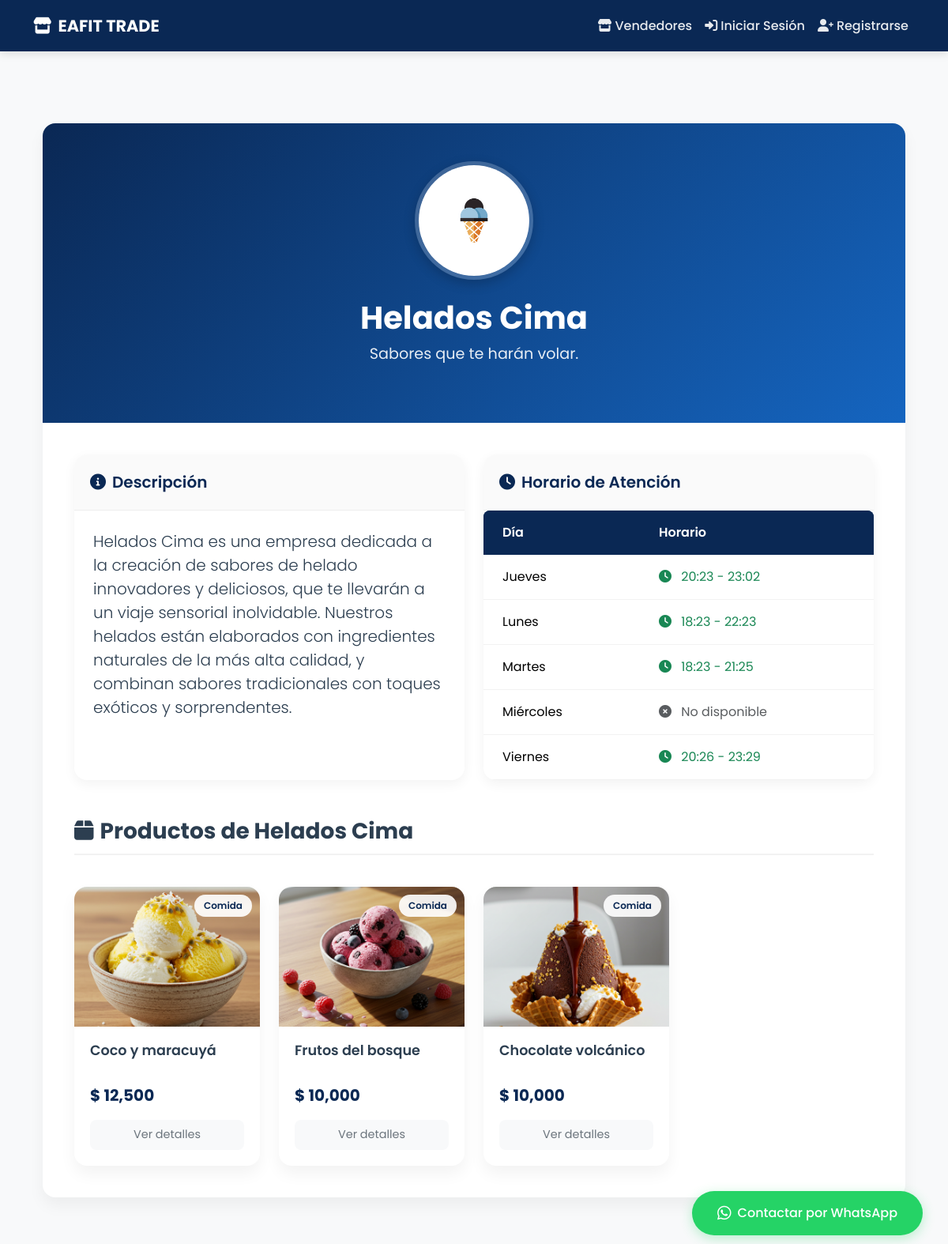
The app's page /seller/22/ with its own data.
### seller_profiles/models.py (models this page shows, shortened)
class SellerProfile(models.Model):
    user = models.OneToOneField(
        User,
        on_delete=models.CASCADE,
        related_name='seller_profile'
    )
    profile_image = models.ImageField(
        upload_to='profiles/',
        verbose_name='Foto de perfil',
        null=True,
        blank=True
    )
    store_name = models.CharField(
        max_length=100,
        verbose_name='Nombre de la tienda',
        help_text='Nombre que se mostrará en tu perfil de vendedor'
    )
    slogan = models.CharField(
        max_length=200,
        verbose_name='Slogan',
        help_text='Una frase corta que describa tu tienda',
        blank=True,
        null=True
    )
    description = models.TextField(
        verbose_name='Descripción',
        help_text='Describe tu tienda y los productos que vendes'
    )
    whatsapp = models.CharField(
        max_length=15,
        verbose_name='WhatsApp',
        help_text='Ingresa tu número de WhatsApp con código de país (ej: 573001234567)',
        blank=True,
        null=True
    )
    class Meta:
        verbose_name = 'Perfil de vendedor'
        verbose_name_plural = 'Perfiles de vendedores'
    def get_whatsapp_link(self, product_name=None):
        if not self.whatsapp:
            return None
        base_url = f"https://wa.me/{self.whatsapp}"
        if product_name:
            message = f"Hola, estoy interesado en el producto: {product_name}. ¿Podrías darme más información?"
            return f"{base_url}?text={urllib.parse.quote(message)}"
        return base_url

class Schedule(models.Model):
    DAYS_OF_WEEK = [
        ('Lunes', 'Lunes'),
        ('Martes', 'Martes'),
        ('Miércoles', 'Miércoles'),
        ('Jueves', 'Jueves'),
        ('Viernes', 'Viernes'),
    ]
    profile = models.ForeignKey(
        SellerProfile,
        on_delete=models.CASCADE,
        related_name='schedules'
    )
    day = models.CharField(
        max_length=20,
        choices=DAYS_OF_WEEK,
        verbose_name='Día'
    )
    is_available = models.BooleanField(
        default=True,
        verbose_name='Disponible'
    )
    start_time = models.TimeField(
        verbose_name='Hora de inicio',
        null=True,
        blank=True
    )
    end_time = models.TimeField(
        verbose_name='Hora de cierre',
        null=True,
        blank=True
    )
    class Meta:
        ordering = ['day']
        unique_together = ['profile', 'day']

### products/models.py (models this page shows, shortened)
class Product(models.Model):
    CATEGORY_CHOICES = [
        ('Comida', 'Comida'),
        ('Ropa', 'Ropa'),
        ('Tecnología', 'Tecnología'),
        ('Libros', 'Libros'),
        ('Otros', 'Otros'),
    ]
    CONDITION_CHOICES = [
        ('Nuevo', 'Nuevo'),
        ('Usado', 'Usado'),
        ('Buen estado', 'Buen estado'),
    ]
    FOOD_TYPE_CHOICES = [
        ('Panadería', 'Panadería'),
        ('Galletas', 'Galletas'),
        ('Repostería', 'Repostería'),
        ('Frutas', 'Frutas'),
        ('Frituras', 'Frituras'),
        ('Dulces', 'Dulces'),
        ('Helados', 'Helados'),
        ('Snacks', 'Snacks'),
        ('Comida rápida', 'Comida rápida'),
        ('Otros', 'Otros'),
    ]
    name = models.CharField(
        max_length=255,
        verbose_name='Nombre',
        help_text='Nombre del producto'
    )
    category = models.CharField(
        max_length=50,
        choices=CATEGORY_CHOICES,
        verbose_name='Categoría',
        null=True,
        blank=True
    )
    food_type = models.CharField(
        max_length=50,
        choices=FOOD_TYPE_CHOICES,
        verbose_name='Tipo de Comida',
        blank=True,
        null=True
    )
    description = models.TextField(
        verbose_name='Descripción',
        help_text='Describe tu producto detalladamente'
    )
    price = models.DecimalField(
        max_digits=10,
        decimal_places=2,
        validators=[MinValueValidator(0.01)],
        verbose_name='Precio',
        help_text='Precio en pesos colombianos'
    )
    published_at = models.DateTimeField(
        default=timezone.now,
        verbose_name='Fecha de publicación'
    )
    condition = models.CharField(
        max_length=50,
        choices=CONDITION_CHOICES,
        verbose_name='Estado',
        blank=True,
        null=True
    )
    image = models.ImageField(
        upload_to='products/',
        verbose_name='Imagen',
        help_text='Imagen del producto'
    )
    seller = models.ForeignKey(
        User,
        on_delete=models.CASCADE,
        verbose_name='Vendedor',
        related_name='products'
    )
    available = models.BooleanField(
        default=True,
        verbose_name='Disponible'
    )
    class Meta:
        verbose_name = 'Producto'
        verbose_name_plural = 'Productos'
        ordering = ['-published_at']
        indexes = [
            models.Index(fields=['name']),
            models.Index(fields=['category']),
            models.Index(fields=['available']),
        ]

### seller_profiles/views.py (the view)
# urls.py: path('seller/<int:user_id>/', profile_views.public_profile, name='public_profile'),
def public_profile(request, user_id):
    seller = get_object_or_404(User, id=user_id)
    try:
        profile = seller.seller_profile
        if request.user == seller:
            return redirect('view_profile')
        return render(request, 'seller_profiles/public_profile.html', {'profile': profile})
    except SellerProfile.DoesNotExist:
        if request.user == seller:
            messages.warning(request, 'Necesitas crear tu perfil de vendedor primero.')
            return redirect('create_profile')
        messages.error(request, 'Este vendedor aún no ha creado su perfil.')
        return redirect('home')

### seller_profiles/templates/seller_profiles/public_profile.html (shortened to what this page needs)
{% extends 'seller_profiles/profile_base.html' %}
{% load humanize %}
{% block content %}
<section class="profile-section py-5">
    <div class="container">
        <div class="profile-card">
            <div class="profile-header">
                <div class="profile-image-wrapper">
                    {% if profile.profile_image %}
                        <img src="{{ profile.profile_image.url }}" alt="{{ profile.store_name }}" class="profile-image">
                    {% else %}
                        <div class="profile-image d-flex align-items-center justify-content-center bg-secondary">
                            <i class="fas fa-store fa-3x text-white"></i>
                        </div>
                    {% endif %}
                </div>
                <h1 class="store-name">{{ profile.store_name }}</h1>
                {% if profile.slogan %}
                    <p class="store-slogan">{{ profile.slogan }}</p>
                {% endif %}
                {% if profile.whatsapp %}
                    <a href="{{ profile.get_whatsapp_link }}"
                       class="btn btn-success btn-action whatsapp-button fixed-whatsapp"
                       target="_blank"
                       rel="noopener noreferrer">
                        <i class="fab fa-whatsapp me-2"></i>Contactar por WhatsApp
                    </a>
                {% endif %}
            </div>
            <div class="profile-body">
                <div class="row g-4">
                    <div class="col-lg-6">
                        <div class="info-card">
                            <div class="info-card-header">
                                <i class="fas fa-info-circle me-2"></i>Descripción
                            </div>
                            <div class="info-card-body">
                                <p class="lead mb-0">{{ profile.description }}</p>
                            </div>
                        </div>
                    </div>
                    <div class="col-lg-6">
                        <div class="info-card">
                            <div class="info-card-header">
                                <i class="fas fa-clock me-2"></i>Horario de Atención
                            </div>
                            <div class="info-card-body p-0">
                                <div class="table-responsive">
                                    <table class="table schedule-table mb-0">
                                        <thead>
                                            <tr>
                                                <th>Día</th>
                                                <th>Horario</th>
                                            </tr>
                                        </thead>
                                        <tbody>
                                            {% for schedule in profile.schedules.all %}
                                            <tr>
                                                <td>{{ schedule.get_day_display }}</td>
                                                <td>
                                                    {% if schedule.is_available %}
                                                        <span class="text-success">
                                                            <i class="fas fa-clock me-2"></i>
                                                            {{ schedule.start_time|time:"H:i" }} - {{ schedule.end_time|time:"H:i" }}
                                                        </span>
                                                    {% else %}
                                                        <span class="text-muted">
                                                            <i class="fas fa-times-circle me-2"></i>
                                                            No disponible
                                                        </span>
                                                    {% endif %}
                                                </td>
                                            </tr>
                                            {% endfor %}
                                        </tbody>
                                    </table>
                                </div>
                            </div>
                        </div>
                    </div>
                </div>
                <div class="seller-products mt-5">
                    <h2 class="section-title">
                        <i class="fas fa-box me-2"></i>Productos de {{ profile.store_name }}
                    </h2>
                    <div class="row g-4 mt-3">
                        {% for product in profile.user.products.all %}
                            {% if product.available %}
                                <div class="col-md-6 col-lg-4 col-xl-3">
                                    <a href="{% url 'product_detail' product.id %}" class="text-decoration-none">
                                        <div class="product-card">
                                            <div class="product-image-container">
                                                {% if product.image %}
                                                    <img src="{{ product.image.url }}" class="product-image" alt="{{ product.name }}">
                                                {% endif %}
                                                <div class="product-category">{{ product.get_category_display }}</div>
                                            </div>
                                            <div class="product-details">
                                                <h3 class="product-title">{{ product.name }}</h3>
                                                <div class="product-price">$ {{ product.price|floatformat:0|intcomma }}</div>
                                                <div class="view-details mt-3">Ver detalles</div>
                                            </div>
                                        </div>
                                    </a>
                                </div>
                            {% endif %}
                        {% empty %}
                            <div class="col-12 empty-products">
                                <i class="fas fa-box-open"></i>
                                <p>Este vendedor aún no tiene productos disponibles.</p>
                            </div>
                        {% endfor %}
                    </div>
                </div>
            </div>
        </div>
    </div>
</section>
{% endblock %}

### products/templates/products/base.html (style rules this page uses)
:root { --primary-color: hwb(216 4% 67%); --secondary-color: #6c757d; --light-bg: #f8f9fa; --card-shadow: 0 10px 20px rgba(0,0,0,0.05); --hover-shadow: 0 15px 30px rgba(0,0,0,0.1); --border-radius: 16px; --input-radius: 10px; --button-radius: 10px; --transition-speed: 0.3s; }
body { font-family: 'Poppins', sans-serif; background-color: var(--light-bg); color: #2c3e50; padding-top: 76px; }
h1, h2, h3, h4, h5, h6 { font-weight: 600; }
.btn { border-radius: var(--button-radius); padding: 0.6rem 1.5rem; font-weight: 500; transition: all var(--transition-speed); box-shadow: 0 2px 4px rgba(0,0,0,0.05); }
.table { border-radius: 0.5rem; overflow: hidden; box-shadow: 0 2px 8px rgba(0,0,0,0.05); }
.table thead { background-color: var(--primary-color); color: white; }
.table th { font-weight: 600; padding: 1rem; border-bottom: none; }
.table td { padding: 1rem; vertical-align: middle; }
.table tbody tr:nth-child(even) { background-color: rgba(0,0,0,0.02); }

### seller_profiles/templates/seller_profiles/profile_base.html (style rules this page uses)
.profile-section { background-color: var(--light-bg); }
.profile-card { background: white; border-radius: var(--border-radius); overflow: hidden; box-shadow: var(--card-shadow); }
.profile-header { background: linear-gradient(135deg, var(--primary-color), #1565C0); color: white; padding: 3rem 2rem; text-align: center; position: relative; }
.profile-image-wrapper { width: 150px; height: 150px; margin: 0 auto 1.5rem; position: relative; }
.profile-image { width: 100%; height: 100%; border-radius: 50%; object-fit: cover; border: 5px solid rgba(255,255,255,0.2); box-shadow: 0 5px 15px rgba(0,0,0,0.2); }
.store-name { font-size: 2.5rem; font-weight: 700; margin-bottom: 0.5rem; }
.store-slogan { font-size: 1.2rem; opacity: 0.9; margin-bottom: 1.5rem; }
.profile-body { padding: 2.5rem; }
.info-card { background: white; border-radius: var(--border-radius); box-shadow: 0 5px 15px rgba(0,0,0,0.05); height: 100%; overflow: hidden; }
.info-card-header { background-color: rgba(0,0,0,0.02); padding: 1.25rem; font-size: 1.25rem; font-weight: 600; color: var(--primary-color); border-bottom: 1px solid rgba(0,0,0,0.05); }
.info-card-body { padding: 1.5rem; }
.whatsapp-button { background-color: #25D366; color: white; box-shadow: 0 4px 10px rgba(37, 211, 102, 0.3); font-weight: 500; padding: 0.6rem 1.5rem; border-radius: var(--button-radius); transition: all 0.3s; border: none; }
.schedule-table { width: 100%; background-color: white; }
.schedule-table thead th { background-color: var(--primary-color); color: white; padding: 1rem 1.5rem; font-weight: 600; border: none; }
.schedule-table td { padding: 1rem 1.5rem; vertical-align: middle; border-color: rgba(0,0,0,0.05); }
.schedule-table tbody tr:nth-child(even) { background-color: rgba(0,0,0,0.02); }

### records on screen
SellerProfile: profile_image (picture), store_name "Helados Cima", slogan "Sabores que te harán volar.", description "Helados Cima es una empresa dedicada a la creación de sabores de helado innovadores y deliciosos, que te llevarán a un viaje sensorial inolvidable. Nuestros helados están elaborados con ingredientes naturales de la más alta calidad, y combinan sabores tradicionales con toques exóticos y sorprendentes."
Schedule: day "Jueves", start_time "20:23", end_time "23:02"
Schedule: day "Lunes", start_time "18:23", end_time "22:23"
Schedule: day "Martes", start_time "18:23", end_time "21:25"
Schedule: day "Miércoles", is_available False (drawn)
Schedule: day "Viernes", start_time "20:26", end_time "23:29"
Product: image (picture), category "Comida", name "Coco y maracuyá", price "12,500"
Product: image (picture), category "Comida", name "Frutos del bosque", price "10,000"
Product: image (picture), category "Comida", name "Chocolate volcánico", price "10,000"
